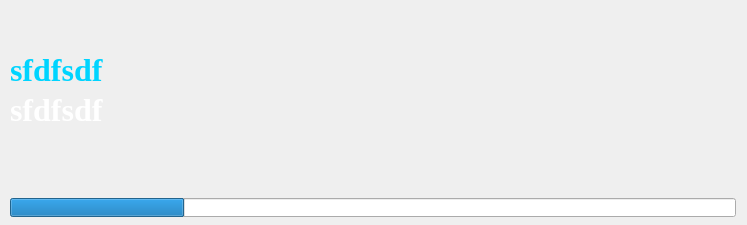
<?xml version="1.0" encoding="UTF-8"?>
<ui version="4.0">
 <class>Form</class>
 <widget class="QWidget" name="Form">
  <property name="geometry">
   <rect>
    <x>0</x>
    <y>0</y>
    <width>747</width>
    <height>225</height>
   </rect>
  </property>
  <property name="minimumSize">
   <size>
    <width>747</width>
    <height>225</height>
   </size>
  </property>
  <property name="maximumSize">
   <size>
    <width>747</width>
    <height>225</height>
   </size>
  </property>
  <property name="windowTitle">
   <string>Отправка</string>
  </property>
  <widget class="QLabel" name="label">
   <property name="geometry">
    <rect>
     <x>0</x>
     <y>0</y>
     <width>747</width>
     <height>225</height>
    </rect>
   </property>
   <property name="text">
    <string/>
   </property>
   <property name="pixmap">
    <pixmap>images/isend.png</pixmap>
   </property>
  </widget>
  <widget class="QProgressBar" name="pB">
   <property name="geometry">
    <rect>
     <x>10</x>
     <y>198</y>
     <width>726</width>
     <height>19</height>
    </rect>
   </property>
   <property name="value">
    <number>24</number>
   </property>
   <property name="textVisible">
    <bool>false</bool>
   </property>
   <property name="orientation">
    <enum>Qt::Horizontal</enum>
   </property>
   <property name="textDirection">
    <enum>QProgressBar::BottomToTop</enum>
   </property>
  </widget>
  <widget class="QLabel" name="lbAct">
   <property name="geometry">
    <rect>
     <x>10</x>
     <y>50</y>
     <width>321</width>
     <height>41</height>
    </rect>
   </property>
   <property name="font">
    <font>
     <family>Times New Roman</family>
     <pointsize>24</pointsize>
     <weight>75</weight>
     <bold>true</bold>
    </font>
   </property>
   <property name="text">
    <string>&lt;html&gt;&lt;head/&gt;&lt;body&gt;&lt;p&gt;&lt;span style=&quot; color:#00d4ff;&quot;&gt;sfdfsdf&lt;/span&gt;&lt;/p&gt;&lt;/body&gt;&lt;/html&gt;</string>
   </property>
  </widget>
  <widget class="QLabel" name="lbFile">
   <property name="geometry">
    <rect>
     <x>10</x>
     <y>90</y>
     <width>461</width>
     <height>41</height>
    </rect>
   </property>
   <property name="font">
    <font>
     <family>Times New Roman</family>
     <pointsize>24</pointsize>
     <weight>75</weight>
     <bold>true</bold>
    </font>
   </property>
   <property name="text">
    <string>&lt;html&gt;&lt;head/&gt;&lt;body&gt;&lt;p&gt;&lt;span style=&quot; color:#ffffff;&quot;&gt;sfdfsdf&lt;/span&gt;&lt;/p&gt;&lt;/body&gt;&lt;/html&gt;</string>
   </property>
  </widget>
 </widget>
 <resources/>
 <connections/>
</ui>
